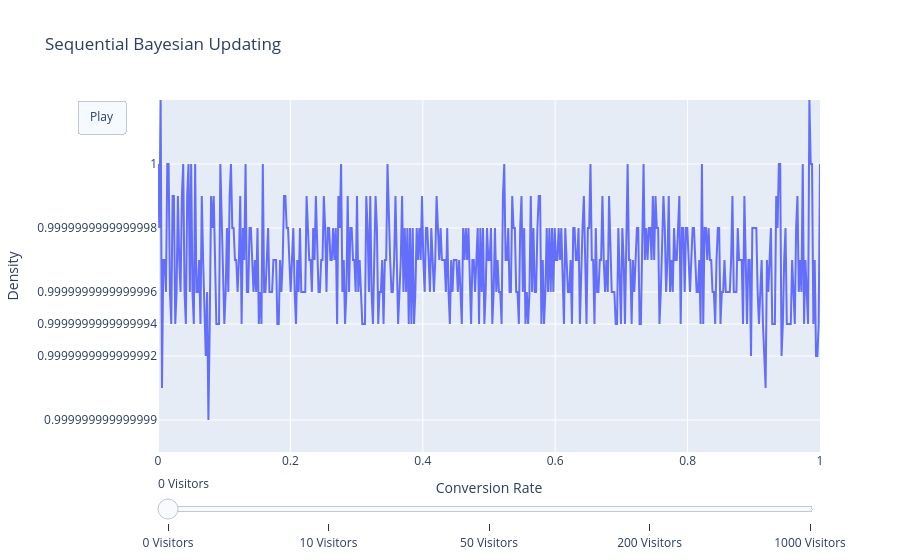

This figure's notebook cell:
### Code cell
initial_pdf = beta.pdf(theta, 1, 1)
fig = go.Figure(
    data=[
        go.Scatter(
            x=theta,
            y=initial_pdf,
            mode="lines",
            name="Posterior",
        )
    ],
    frames=frames,
)
fig.update_layout(
    updatemenus=[
        {
            "type": "buttons",
            "buttons": [
                {
                    "label": "Play",
                    "method": "animate",
                    "args": [
                        None,
                        {
                            "frame": {"duration": 800},
                            "fromcurrent": True,
                        },
                    ],
                }
            ],
        }
    ]
)
sliders = [
    {
        "steps": [
            {
                "method": "animate",
                "label": frame.name,
                "args": [
                    [frame.name],
                    {
                        "mode": "immediate",
                        "frame": {"duration": 500},
                    },
                ],
            }
            for frame in frames
        ]
    }
]

fig.update_layout(sliders=sliders,title="Sequential Bayesian Updating",
    xaxis_title="Conversion Rate",
    yaxis_title="Density")
fig.show()

### Figure 1 — Plotly figure (JSON) as saved in the notebook; plotly's stock layout.template omitted (floating-point values rounded to 4 significant figures; data arrays with more than 128 entries replaced by an {"elided": "..."} marker saying what was removed)
{"data": [{"mode": "lines", "name": "Posterior", "type": "scatter", "x": {"elided": "500 float values"}, "y": {"elided": "500 float values"}}], "layout": {"sliders": [{"steps": [{"args": [["0 Visitors"], {"frame": {"duration": 500}, "mode": "immediate"}], "label": "0 Visitors", "method": "animate"}, {"args": [["10 Visitors"], {"frame": {"duration": 500}, "mode": "immediate"}], "label": "10 Visitors", "method": "animate"}, {"args": [["50 Visitors"], {"frame": {"duration": 500}, "mode": "immediate"}], "label": "50 Visitors", "method": "animate"}, {"args": [["200 Visitors"], {"frame": {"duration": 500}, "mode": "immediate"}], "label": "200 Visitors", "method": "animate"}, {"args": [["1000 Visitors"], {"frame": {"duration": 500}, "mode": "immediate"}], "label": "1000 Visitors", "method": "animate"}]}], "title": {"text": "Sequential Bayesian Updating"}, "updatemenus": [{"buttons": [{"args": [null, {"frame": {"duration": 800}, "fromcurrent": true}], "label": "Play", "method": "animate"}], "type": "buttons"}], "xaxis": {"title": {"text": "Conversion Rate"}}, "yaxis": {"title": {"text": "Density"}}}}
